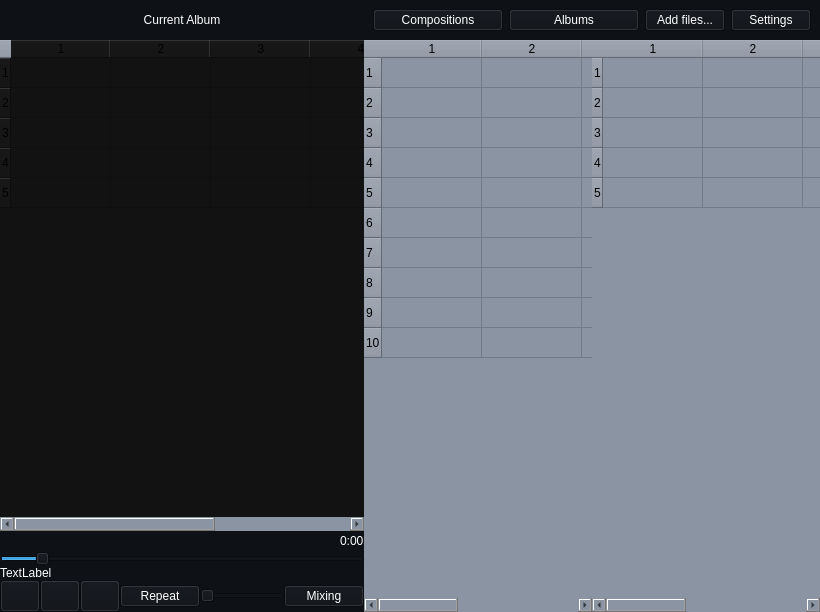
<?xml version="1.0" encoding="UTF-8"?>
<ui version="4.0">
 <class>MainWindow</class>
 <widget class="QMainWindow" name="MainWindow">
  <property name="geometry">
   <rect>
    <x>0</x>
    <y>0</y>
    <width>820</width>
    <height>612</height>
   </rect>
  </property>
  <property name="windowTitle">
   <string>MainWindow</string>
  </property>
  <property name="styleSheet">
   <string notr="true">background-color: #8B94A3</string>
  </property>
  <widget class="QWidget" name="centralwidget">
   <layout class="QGridLayout" name="gridLayout">
    <property name="leftMargin">
     <number>0</number>
    </property>
    <property name="topMargin">
     <number>0</number>
    </property>
    <property name="rightMargin">
     <number>0</number>
    </property>
    <property name="bottomMargin">
     <number>0</number>
    </property>
    <property name="spacing">
     <number>0</number>
    </property>
    <item row="1" column="0" colspan="2">
     <widget class="QTableWidget" name="TableCurrentAlbumWidget">
      <property name="sizePolicy">
       <sizepolicy hsizetype="Expanding" vsizetype="Expanding">
        <horstretch>0</horstretch>
        <verstretch>0</verstretch>
       </sizepolicy>
      </property>
      <property name="styleSheet">
       <string notr="true">background-color: #121212;
selection-background-color: transparent;
border-style: none;</string>
      </property>
      <property name="lineWidth">
       <number>1</number>
      </property>
      <property name="rowCount">
       <number>5</number>
      </property>
      <property name="columnCount">
       <number>5</number>
      </property>
      <row/>
      <row/>
      <row/>
      <row/>
      <row/>
      <column/>
      <column/>
      <column/>
      <column/>
      <column/>
     </widget>
    </item>
    <item row="0" column="2">
     <widget class="QWidget" name="widget" native="true">
      <property name="styleSheet">
       <string notr="true">background-color: #0E1116</string>
      </property>
      <layout class="QHBoxLayout" name="horizontalLayout_2">
       <item>
        <widget class="QPushButton" name="pushButton_Compositions">
         <property name="sizePolicy">
          <sizepolicy hsizetype="Expanding" vsizetype="Fixed">
           <horstretch>20</horstretch>
           <verstretch>0</verstretch>
          </sizepolicy>
         </property>
         <property name="styleSheet">
          <string notr="true">background-color: #0E1116;
color: white</string>
         </property>
         <property name="text">
          <string>Compositions</string>
         </property>
        </widget>
       </item>
       <item>
        <widget class="QPushButton" name="pushButton_Albums">
         <property name="sizePolicy">
          <sizepolicy hsizetype="Expanding" vsizetype="Fixed">
           <horstretch>20</horstretch>
           <verstretch>0</verstretch>
          </sizepolicy>
         </property>
         <property name="styleSheet">
          <string notr="true">background-color: #0E1116;
color: white</string>
         </property>
         <property name="text">
          <string>Albums</string>
         </property>
        </widget>
       </item>
       <item>
        <widget class="QPushButton" name="pushButton_AddFiles">
         <property name="styleSheet">
          <string notr="true">background-color: #0E1116;
color: white</string>
         </property>
         <property name="text">
          <string>Add files...</string>
         </property>
        </widget>
       </item>
       <item>
        <widget class="QPushButton" name="pushButton_Settings">
         <property name="styleSheet">
          <string notr="true">background-color: #0E1116;
color: white</string>
         </property>
         <property name="text">
          <string>Settings</string>
         </property>
        </widget>
       </item>
      </layout>
     </widget>
    </item>
    <item row="0" column="1">
     <widget class="QLabel" name="Label_CurrentAlbum">
      <property name="sizePolicy">
       <sizepolicy hsizetype="Preferred" vsizetype="Preferred">
        <horstretch>0</horstretch>
        <verstretch>0</verstretch>
       </sizepolicy>
      </property>
      <property name="styleSheet">
       <string notr="true">background-color: #0E1116;
color: white</string>
      </property>
      <property name="text">
       <string>&lt;html&gt;&lt;head/&gt;&lt;body&gt;&lt;p align=&quot;center&quot;&gt;Current Album&lt;/p&gt;&lt;/body&gt;&lt;/html&gt;</string>
      </property>
      <property name="textFormat">
       <enum>Qt::AutoText</enum>
      </property>
     </widget>
    </item>
    <item row="1" column="2" rowspan="2">
     <widget class="QWidget" name="AllTracksWidget" native="true">
      <property name="sizePolicy">
       <sizepolicy hsizetype="Expanding" vsizetype="Expanding">
        <horstretch>20</horstretch>
        <verstretch>0</verstretch>
       </sizepolicy>
      </property>
      <layout class="QGridLayout" name="gridLayout_7">
       <property name="leftMargin">
        <number>0</number>
       </property>
       <property name="topMargin">
        <number>0</number>
       </property>
       <property name="rightMargin">
        <number>0</number>
       </property>
       <property name="bottomMargin">
        <number>0</number>
       </property>
       <property name="horizontalSpacing">
        <number>0</number>
       </property>
       <item row="0" column="1">
        <widget class="QTableWidget" name="TableWidgetForAll">
         <property name="sizePolicy">
          <sizepolicy hsizetype="Expanding" vsizetype="Expanding">
           <horstretch>20</horstretch>
           <verstretch>0</verstretch>
          </sizepolicy>
         </property>
         <property name="styleSheet">
          <string notr="true">border-style: none;

background-color: #8B94A3</string>
         </property>
         <property name="rowCount">
          <number>5</number>
         </property>
         <property name="columnCount">
          <number>5</number>
         </property>
         <row/>
         <row/>
         <row/>
         <row/>
         <row/>
         <column/>
         <column/>
         <column/>
         <column/>
         <column/>
        </widget>
       </item>
       <item row="0" column="0">
        <widget class="QWidget" name="AlbumWidget" native="true">
         <property name="sizePolicy">
          <sizepolicy hsizetype="Expanding" vsizetype="Expanding">
           <horstretch>20</horstretch>
           <verstretch>0</verstretch>
          </sizepolicy>
         </property>
         <layout class="QGridLayout" name="gridLayout_6">
          <property name="leftMargin">
           <number>0</number>
          </property>
          <property name="topMargin">
           <number>0</number>
          </property>
          <property name="rightMargin">
           <number>0</number>
          </property>
          <property name="bottomMargin">
           <number>0</number>
          </property>
          <property name="horizontalSpacing">
           <number>0</number>
          </property>
          <item row="0" column="0">
           <widget class="QTableWidget" name="TableAlbumWidget">
            <property name="sizePolicy">
             <sizepolicy hsizetype="Expanding" vsizetype="Expanding">
              <horstretch>20</horstretch>
              <verstretch>0</verstretch>
             </sizepolicy>
            </property>
            <property name="styleSheet">
             <string notr="true">border-style: none;

background-color: #8B94A3</string>
            </property>
            <property name="rowCount">
             <number>10</number>
            </property>
            <property name="columnCount">
             <number>5</number>
            </property>
            <row/>
            <row/>
            <row/>
            <row/>
            <row/>
            <row/>
            <row/>
            <row/>
            <row/>
            <row/>
            <column/>
            <column/>
            <column/>
            <column/>
            <column/>
           </widget>
          </item>
         </layout>
        </widget>
       </item>
      </layout>
     </widget>
    </item>
    <item row="2" column="1">
     <widget class="QWidget" name="widget_2" native="true">
      <property name="styleSheet">
       <string notr="true">background-color: #0E1116;</string>
      </property>
      <layout class="QGridLayout" name="gridLayout_5">
       <property name="leftMargin">
        <number>0</number>
       </property>
       <property name="topMargin">
        <number>0</number>
       </property>
       <property name="rightMargin">
        <number>0</number>
       </property>
       <property name="bottomMargin">
        <number>0</number>
       </property>
       <property name="spacing">
        <number>0</number>
       </property>
       <item row="0" column="0">
        <layout class="QVBoxLayout" name="verticalLayout_2">
         <property name="spacing">
          <number>0</number>
         </property>
         <item>
          <layout class="QHBoxLayout" name="horizontalLayout">
           <item>
            <spacer name="horizontalSpacer">
             <property name="orientation">
              <enum>Qt::Horizontal</enum>
             </property>
             <property name="sizeHint" stdset="0">
              <size>
               <width>40</width>
               <height>20</height>
              </size>
             </property>
            </spacer>
           </item>
           <item>
            <widget class="QLabel" name="label_FileLen">
             <property name="styleSheet">
              <string notr="true">background-color: #0E1116;
color: white</string>
             </property>
             <property name="text">
              <string>0:00</string>
             </property>
            </widget>
           </item>
          </layout>
         </item>
         <item>
          <widget class="QSlider" name="horizontalSlider_2">
           <property name="styleSheet">
            <string notr="true">background-color: #0E1116;</string>
           </property>
           <property name="maximum">
            <number>100</number>
           </property>
           <property name="value">
            <number>10</number>
           </property>
           <property name="orientation">
            <enum>Qt::Horizontal</enum>
           </property>
          </widget>
         </item>
         <item>
          <widget class="QLabel" name="Current_file_2">
           <property name="styleSheet">
            <string notr="true">background-color: #0E1116;
color: white</string>
           </property>
           <property name="text">
            <string>TextLabel</string>
           </property>
          </widget>
         </item>
         <item>
          <layout class="QHBoxLayout" name="horizontalLayout_4">
           <item>
            <widget class="QPushButton" name="pushButton_Previous_2">
             <property name="minimumSize">
              <size>
               <width>32</width>
               <height>32</height>
              </size>
             </property>
             <property name="styleSheet">
              <string notr="true">border-Image: url(:/Previous/Previous.png);
background-color: #0E1116;
color: white</string>
             </property>
             <property name="text">
              <string/>
             </property>
            </widget>
           </item>
           <item>
            <widget class="QPushButton" name="pushButton_PauseContinue_2">
             <property name="minimumSize">
              <size>
               <width>32</width>
               <height>32</height>
              </size>
             </property>
             <property name="styleSheet">
              <string notr="true">border-Image: url(:/Continue/Continue.png);
background-color: #0E1116;
color: white</string>
             </property>
             <property name="text">
              <string/>
             </property>
            </widget>
           </item>
           <item>
            <widget class="QPushButton" name="pushButton_Next_2">
             <property name="minimumSize">
              <size>
               <width>32</width>
               <height>32</height>
              </size>
             </property>
             <property name="styleSheet">
              <string notr="true">border-Image: url(:/Next/Next.png);
background-color: #0E1116;
color: white</string>
             </property>
             <property name="text">
              <string/>
             </property>
            </widget>
           </item>
           <item>
            <widget class="QPushButton" name="pushButton_Repeat_2">
             <property name="styleSheet">
              <string notr="true">background-color: #0E1116;
color: white</string>
             </property>
             <property name="text">
              <string>Repeat</string>
             </property>
            </widget>
           </item>
           <item>
            <widget class="QSlider" name="horizontalSlider_Volume_2">
             <property name="minimumSize">
              <size>
               <width>50</width>
               <height>0</height>
              </size>
             </property>
             <property name="styleSheet">
              <string notr="true">background-color: #0E1116;
color: white</string>
             </property>
             <property name="orientation">
              <enum>Qt::Horizontal</enum>
             </property>
            </widget>
           </item>
           <item>
            <widget class="QPushButton" name="pushButton_Mixing_2">
             <property name="styleSheet">
              <string notr="true">background-color: #0E1116;
color: white</string>
             </property>
             <property name="text">
              <string>Mixing</string>
             </property>
            </widget>
           </item>
          </layout>
         </item>
        </layout>
       </item>
      </layout>
     </widget>
    </item>
   </layout>
  </widget>
 </widget>
 <resources>
  <include location="Icons.qrc"/>
 </resources>
 <connections/>
</ui>
